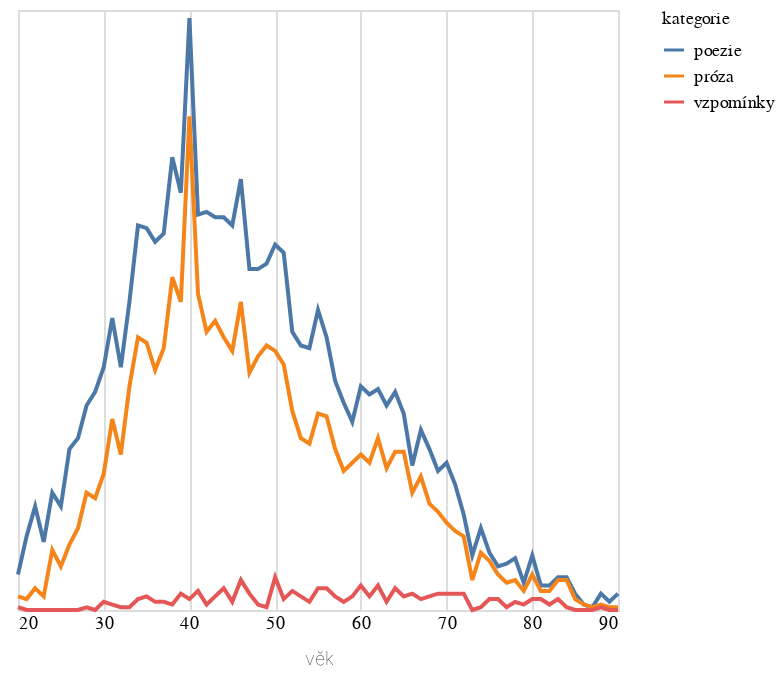

Notebook source saved alongside this figure:
### Code cell
do_grafu2 = do_grafu.filter(pl.col("rok").is_between(1925,1975)).group_by(["vek","kategorie"]).len().rename({"len":"počet","vek":"věk"})
print(len(do_grafu.filter(pl.col("rok").is_between(1925,1975))))

alt.Chart(do_grafu2.to_pandas()).mark_line().encode(
    alt.X('věk:Q').axis(domain=False, tickSize=0),
    alt.Y('počet:Q').stack('zero').axis(None),
    alt.Color('kategorie:N')
)

### Figure 1 — Vega-Lite specification as saved in the notebook (floating-point values rounded to 4 significant figures; data arrays with more than 128 entries replaced by an {"elided": "..."} marker saying what was removed)
{"config": {"title": {"font": "Noticia Text", "fontSize": 12, "anchor": "start", "lineHeight": 19, "fontWeight": "bolder", "subtitleFont": "Noticia Text", "subtitleFontSize": 10, "subtitleLineHeight": 15, "subtitlePadding": 10, "dy": -10}, "axis": {"labelFont": "Asap", "titleFont": "Asap", "fontWeight": "lighter", "titleFontWeight": "lighter", "labelFontSize": 9, "titleFontSize": 9, "labelPadding": 2, "titlePadding": 9, "domainOpacity": 0, "tickColor": "#DCDDD6"}, "legend": {"labelFont": "Asap", "labelFontWeight": "normal", "titleFont": "Asap", "titleFontWeight": "normal", "labelFontSize": 9, "titleFontSize": 9}}, "data": {"name": "data-d693027a0be52c0a1738f1ed1657392d"}, "mark": {"type": "line"}, "encoding": {"color": {"field": "kategorie", "type": "nominal"}, "x": {"axis": {"domain": false, "tickSize": 0}, "field": "věk", "type": "quantitative"}, "y": {"axis": null, "field": "počet", "stack": "zero", "type": "quantitative"}}, "$schema": "https://vega.github.io/schema/vega-lite/v5.8.0.json", "datasets": {"data-d693027a0be52c0a1738f1ed1657392d": {"elided": "197 records"}}}
